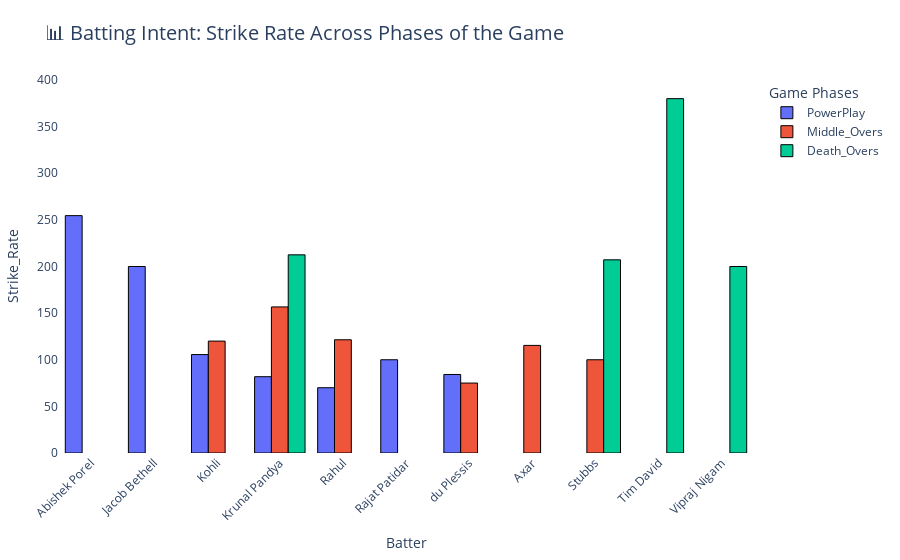

This figure's notebook cell:
### Code cell
#Creating Graphs for Batsman Strike Rate Across the Phases
fig=px.bar(batting_intent,color='Phase',barmode='group',x='batter',y='strike_rate',
          title='📊 Batting Intent: Strike Rate Across Phases of the Game',
          labels={'strike_rate': 'Strike_Rate', 'batter': 'Batter'},
          hover_data={
        'balls_faced': True,
        'total_runs': True,
        'strike_rate': ':.2f',
        'Phase': True
    })
fig.update_layout(xaxis_tickangle=-45,title_font_size=20,
                 legend_title='Game Phases',plot_bgcolor='white',
                 bargap=0.2,margin=dict(l=40,r=40,t=80,b=100))

fig.update_traces(marker_line_width=1,marker_line_color='black')
fig.show()

### Figure 1 — Plotly figure (JSON) as saved in the notebook; plotly's stock layout.template omitted (floating-point values rounded to 4 significant figures)
{"data": [{"alignmentgroup": "True", "customdata": [[11, 28, "PowerPlay"], [6, 12, "PowerPlay"], [18, 19, "PowerPlay"], [11, 9, "PowerPlay"], [10, 7, "PowerPlay"], [6, 6, "PowerPlay"], [19, 16, "PowerPlay"]], "hovertemplate": "Phase=%{customdata[2]}<br>Batter=%{x}<br>Strike_Rate=%{y:.2f}<br>balls_faced=%{customdata[0]}<br>total_runs=%{customdata[1]}<extra></extra>", "legendgroup": "PowerPlay", "marker": {"color": "#636efa", "line": {"color": "black", "width": 1}, "pattern": {"shape": ""}}, "name": "PowerPlay", "offsetgroup": "PowerPlay", "orientation": "v", "showlegend": true, "textposition": "auto", "type": "bar", "x": ["Abishek Porel", "Jacob Bethell", "Kohli", "Krunal Pandya", "Rahul", "Rajat Patidar", "du Plessis"], "xaxis": "x", "y": [254.5, 200, 105.6, 81.82, 70, 100, 84.21], "yaxis": "y"}, {"alignmentgroup": "True", "customdata": [[13, 15, "Middle_Overs"], [25, 30, "Middle_Overs"], [30, 47, "Middle_Overs"], [28, 34, "Middle_Overs"], [5, 5, "Middle_Overs"], [8, 6, "Middle_Overs"]], "hovertemplate": "Phase=%{customdata[2]}<br>Batter=%{x}<br>Strike_Rate=%{y:.2f}<br>balls_faced=%{customdata[0]}<br>total_runs=%{customdata[1]}<extra></extra>", "legendgroup": "Middle_Overs", "marker": {"color": "#EF553B", "line": {"color": "black", "width": 1}, "pattern": {"shape": ""}}, "name": "Middle_Overs", "offsetgroup": "Middle_Overs", "orientation": "v", "showlegend": true, "textposition": "auto", "type": "bar", "x": ["Axar", "Kohli", "Krunal Pandya", "Rahul", "Stubbs", "du Plessis"], "xaxis": "x", "y": [115.4, 120, 156.7, 121.4, 100, 75], "yaxis": "y"}, {"alignmentgroup": "True", "customdata": [[8, 17, "Death_Overs"], [14, 29, "Death_Overs"], [5, 19, "Death_Overs"], [6, 12, "Death_Overs"]], "hovertemplate": "Phase=%{customdata[2]}<br>Batter=%{x}<br>Strike_Rate=%{y:.2f}<br>balls_faced=%{customdata[0]}<br>total_runs=%{customdata[1]}<extra></extra>", "legendgroup": "Death_Overs", "marker": {"color": "#00cc96", "line": {"color": "black", "width": 1}, "pattern": {"shape": ""}}, "name": "Death_Overs", "offsetgroup": "Death_Overs", "orientation": "v", "showlegend": true, "textposition": "auto", "type": "bar", "x": ["Krunal Pandya", "Stubbs", "Tim David", "Vipraj Nigam"], "xaxis": "x", "y": [212.5, 207.1, 380, 200], "yaxis": "y"}], "layout": {"autosize": true, "bargap": 0.2, "barmode": "group", "legend": {"title": {"text": "Game Phases"}, "tracegroupgap": 0}, "margin": {"b": 100, "l": 40, "r": 40, "t": 80}, "plot_bgcolor": "white", "title": {"font": {"size": 20}, "text": "📊 Batting Intent: Strike Rate Across Phases of the Game"}, "xaxis": {"anchor": "y", "autorange": true, "domain": [0, 1], "range": [-0.5, 10.5], "tickangle": -45, "title": {"text": "Batter"}, "type": "category"}, "yaxis": {"anchor": "x", "autorange": true, "domain": [0, 1], "range": [0, 400], "title": {"text": "Strike_Rate"}, "type": "linear"}}}
